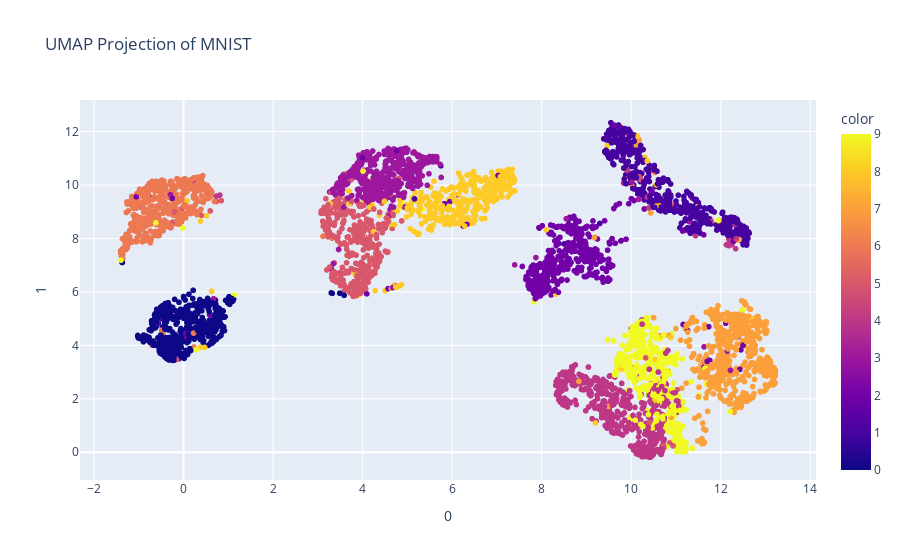

This figure's notebook cell:
### Code cell
from umap import UMAP
umap = UMAP(n_components=2, random_state=42)
proj_umap = umap.fit_transform(data)
fig_umap = px.scatter(proj_umap, x=0, y=1, color=mnist.target[:5000].astype(int), title='UMAP Projection of MNIST')
fig_umap.show() 
print(f"trustworthiness (UMAP): {trustworthiness(data, proj_umap):.4f}")
print(f"continuity (UMAP): {continuity(data, proj_umap):.4f}")
print(f"normalized_stress (UMAP): {normalized_stress(data, proj_umap):.4f}")

### Figure 1 — Plotly figure (JSON) as saved in the notebook; plotly's stock layout.template omitted (floating-point values rounded to 4 significant figures; data arrays with more than 128 entries replaced by an {"elided": "..."} marker saying what was removed)
{"data": [{"hovertemplate": "0=%{x}<br>1=%{y}<br>color=%{marker.color}<extra></extra>", "legendgroup": "", "marker": {"color": {"elided": "5000 int values"}, "coloraxis": "coloraxis", "symbol": "circle"}, "mode": "markers", "name": "", "showlegend": false, "type": "scattergl", "x": {"elided": "5000 float values"}, "xaxis": "x", "y": {"elided": "5000 float values"}, "yaxis": "y"}], "layout": {"coloraxis": {"colorbar": {"title": {"text": "color"}}, "colorscale": [[0, "#0d0887"], [0.1111, "#46039f"], [0.2222, "#7201a8"], [0.3333, "#9c179e"], [0.4444, "#bd3786"], [0.5556, "#d8576b"], [0.6667, "#ed7953"], [0.7778, "#fb9f3a"], [0.8889, "#fdca26"], [1, "#f0f921"]]}, "legend": {"tracegroupgap": 0}, "title": {"text": "UMAP Projection of MNIST"}, "xaxis": {"anchor": "y", "domain": [0, 1], "title": {"text": "0"}}, "yaxis": {"anchor": "x", "domain": [0, 1], "title": {"text": "1"}}}}
